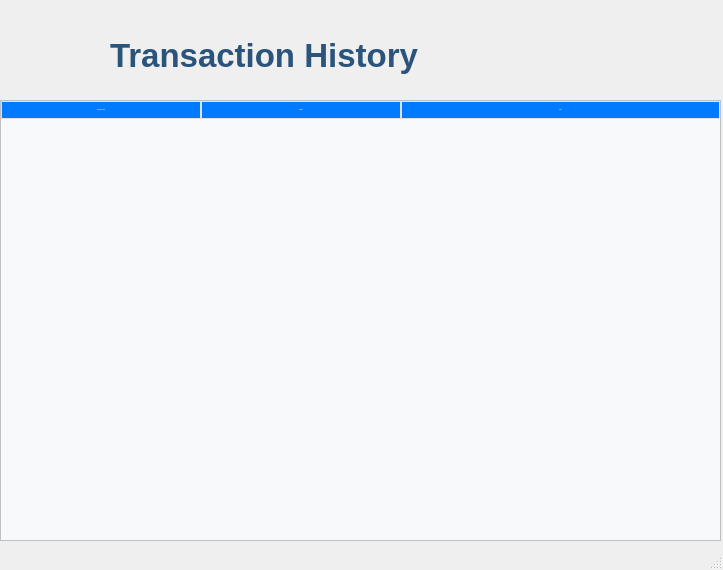
<?xml version="1.0" encoding="UTF-8"?>
<ui version="4.0">
 <class>TransactionWindow</class>
 <widget class="QMainWindow" name="TransactionWindow">
  <property name="geometry">
   <rect>
    <x>0</x>
    <y>0</y>
    <width>723</width>
    <height>570</height>
   </rect>
  </property>
  <property name="windowTitle">
   <string>MainWindow</string>
  </property>
  <widget class="QWidget" name="centralwidget">
   <widget class="QLabel" name="label_2">
    <property name="geometry">
     <rect>
      <x>110</x>
      <y>20</y>
      <width>361</width>
      <height>71</height>
     </rect>
    </property>
    <property name="font">
     <font>
      <family>Arial</family>
      <pointsize>25</pointsize>
      <italic>false</italic>
      <bold>true</bold>
     </font>
    </property>
    <property name="styleSheet">
     <string notr="true">QLabel{
background-color:none;
font: 700 25pt &quot;Arial&quot;;
color:#2b547d;}</string>
    </property>
    <property name="text">
     <string>Transaction History</string>
    </property>
   </widget>
   <widget class="QTableWidget" name="transaction_table">
    <property name="geometry">
     <rect>
      <x>0</x>
      <y>100</y>
      <width>721</width>
      <height>441</height>
     </rect>
    </property>
    <property name="font">
     <font>
      <family>Microsoft Sans Serif</family>
      <pointsize>-1</pointsize>
     </font>
    </property>
    <property name="styleSheet">
     <string notr="true">QTableWidget { background-color: #f8f9fa; gridline-color: #dee2e6; font-size: 12px; }
QHeaderView::section { background-color: #007bff; color: white; padding: 5px; font-weight: bold; border: 1px solid #dee2e6; }
QTableWidget::item { padding: 5px; }
QTableWidget::item:selected { background-color: #cce5ff; }
</string>
    </property>
    <property name="alternatingRowColors">
     <bool>false</bool>
    </property>
    <property name="columnCount">
     <number>3</number>
    </property>
    <attribute name="horizontalHeaderCascadingSectionResizes">
     <bool>false</bool>
    </attribute>
    <attribute name="horizontalHeaderDefaultSectionSize">
     <number>200</number>
    </attribute>
    <attribute name="horizontalHeaderShowSortIndicator" stdset="0">
     <bool>false</bool>
    </attribute>
    <attribute name="horizontalHeaderStretchLastSection">
     <bool>true</bool>
    </attribute>
    <attribute name="verticalHeaderVisible">
     <bool>true</bool>
    </attribute>
    <attribute name="verticalHeaderCascadingSectionResizes">
     <bool>false</bool>
    </attribute>
    <attribute name="verticalHeaderShowSortIndicator" stdset="0">
     <bool>false</bool>
    </attribute>
    <attribute name="verticalHeaderStretchLastSection">
     <bool>false</bool>
    </attribute>
    <column>
     <property name="text">
      <string>Transaction Type</string>
     </property>
    </column>
    <column>
     <property name="text">
      <string>Amount</string>
     </property>
    </column>
    <column>
     <property name="text">
      <string>Date</string>
     </property>
    </column>
   </widget>
   <widget class="QLabel" name="label">
    <property name="geometry">
     <rect>
      <x>610</x>
      <y>10</y>
      <width>91</width>
      <height>81</height>
     </rect>
    </property>
    <property name="styleSheet">
     <string notr="true">background-color:none;</string>
    </property>
    <property name="text">
     <string/>
    </property>
    <property name="pixmap">
     <pixmap resource="images.qrc">:/new/prefix1/images/transaction.png</pixmap>
    </property>
    <property name="scaledContents">
     <bool>true</bool>
    </property>
   </widget>
  </widget>
  <widget class="QMenuBar" name="menubar">
   <property name="geometry">
    <rect>
     <x>0</x>
     <y>0</y>
     <width>723</width>
     <height>21</height>
    </rect>
   </property>
  </widget>
  <widget class="QStatusBar" name="statusbar"/>
 </widget>
 <resources>
  <include location="images.qrc"/>
 </resources>
 <connections/>
</ui>
